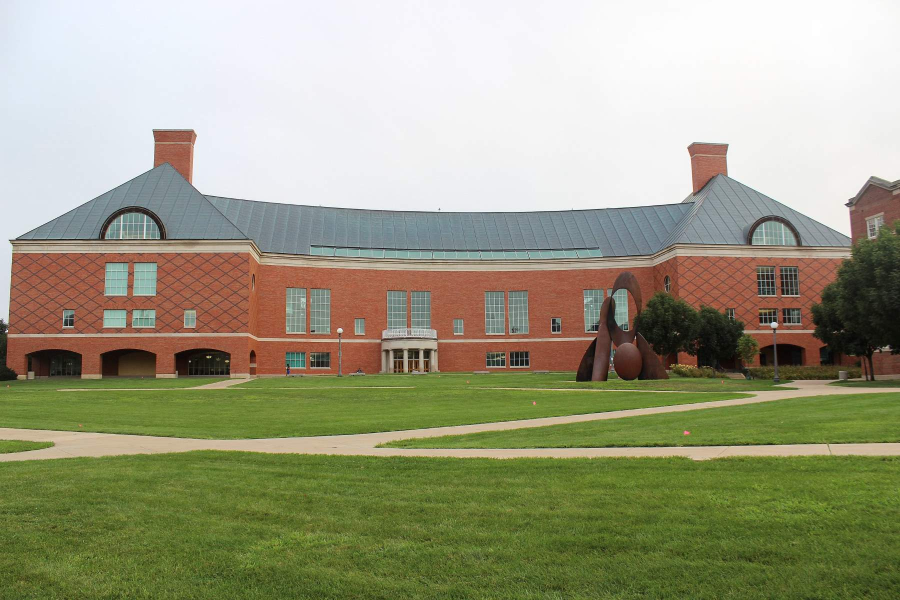
#> input picture grainger.jpg, 1800 x 1200 px (shown at 1/2 size)
$ jupyter execute final_project.ipynb
#> lines starting #> are read from the running program, lines starting #| are printed output that depends on the picture
[cell 1]
import numpy as np
import warnings
import cv2

## Preparation

[cell 2]
grainger_image = cv2.imread('grainger.jpg').astype(np.uint8)
#> grainger_image is the input picture: shape (1200, 1800, 3); mean B, G, R 129.6, 156.2, 156.3

## Naive Method: Increase blue channel

[cell 3]
blue_tint = np.array([0.5, 0.2, 0.1])
# Add a blue tint ot he image
blue_img = grainger_image * blue_tint

# Normalize image
blue_img_n = (255 * blue_img/blue_img.max()).astype(np.uint8)

gamma = 2
gamma_img = np.array(255 * (blue_img_n/255) ** gamma, dtype="uint8")
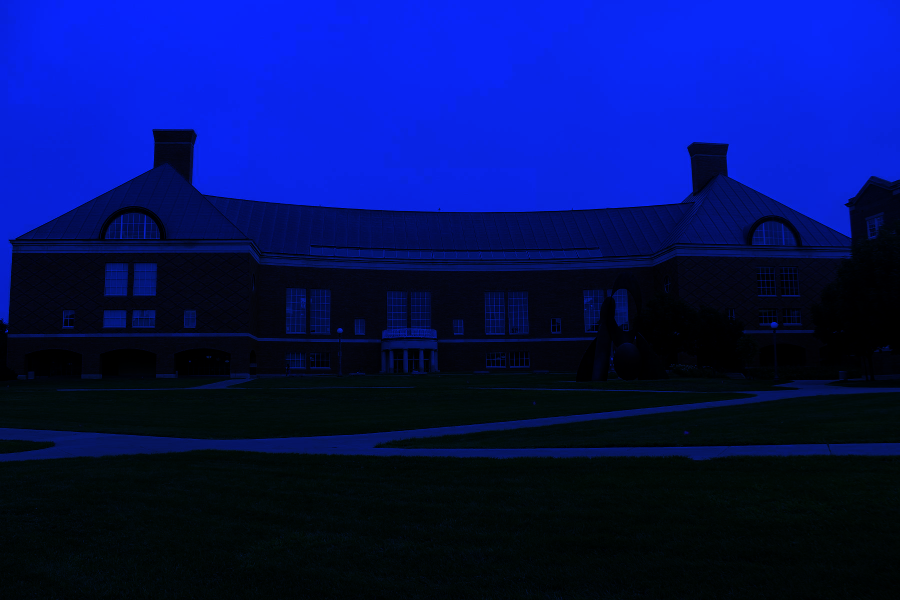
#> gamma_img: shape (1200, 1800, 3) (shown at 1/2 size); mean B, G, R 97.6, 17.6, 4.1
cv2.imwrite("night_final.png", gamma_img)
#> Out = True

## Intermediate Method

[cell 4]
def turn_day_to_night(image, alpha):
#> called with alpha = 0.7
    image_width, image_height, color_channels = image.shape
#> image_width = 1200; image_height = 1800; color_channels = 3
    # Convert image to XYZ color space
    xyz_image = cv2.cvtColor(image, cv2.COLOR_BGR2XYZ)
#> xyz_image: shape (1200, 1800, 3); mean of channels 0, 1, 2 143.7, 154.3, 140.5

    # For the Scotopic Luminance of the image
    x = xyz_image[:,:,0]
    y = xyz_image[:,:,1]
    z = xyz_image[:,:,2]
    scotopic_luminance = y * (1.33 * (1 + (y + z)/x) - 1.68)
    scotopic_luminance = np.clip(np.nan_to_num(scotopic_luminance), 0, 255).astype(np.uint8)

    # Create a scotopic luminance image with 3 color channels
    scotopic_lum_img = np.zeros((image_width, image_height, color_channels)).astype(np.uint8)
    blue = np.array([.9, .5, .5]).astype(np.float64)
    k = 1
    for c in range(color_channels):
        scotopic_lum_img[:,:,c] = scotopic_luminance * blue[c] * k
#> scotopic_lum_img: shape (1200, 1800, 3); mean of channels 0, 1, 2 175.3, 97.3, 97.3

    # Blend original and scotopic images pixel by pixel
    night_image = image * (1 - alpha) + scotopic_lum_img * alpha

    # Adjust contrast
    night_image = cv2.convertScaleAbs(night_image, alpha=0.8, beta=0)
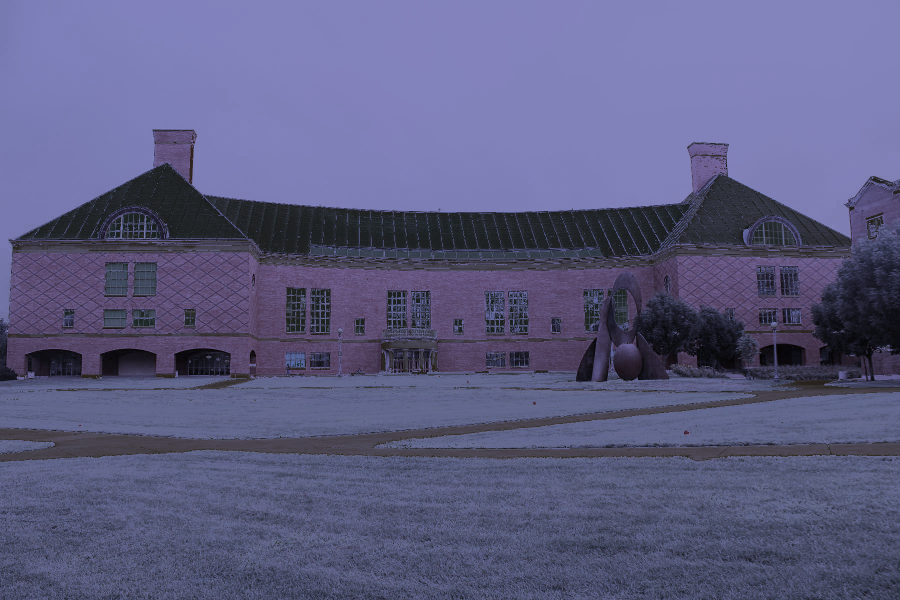
#> night_image: shape (1200, 1800, 3) (shown at 1/2 size); mean B, G, R 129.3, 92, 92.1

    # Adding Gaussian blur to image
    kernel_size = 5
    night_image = cv2.GaussianBlur(night_image, (kernel_size, kernel_size), 2)

    #Adding noise to image
    noise_filter = np.zeros((image_width, image_height, color_channels), np.uint8)
    cv2.randu(noise_filter,(0),(10))
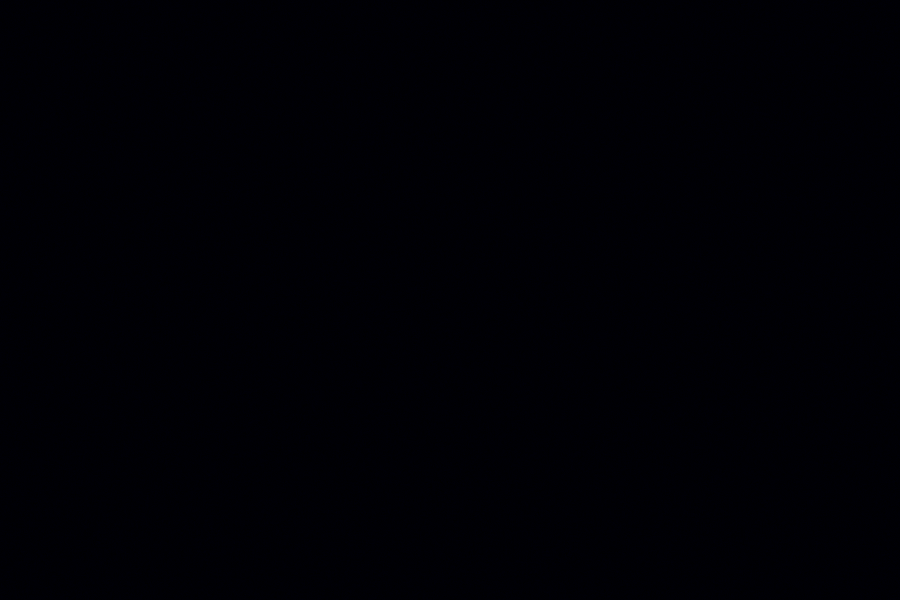
#> noise_filter: shape (1200, 1800, 3) (shown at 1/2 size); mean of channels 0, 1, 2 4.5, 0, 0; drawn as B, G, R

    result_image = night_image + noise_filter
    return result_image

[cell 5]
warnings.filterwarnings('ignore')

alpha = 0.7
night_image = turn_day_to_night(grainger_image, alpha)
cv2.imwrite("night_final.png", night_image)
#> Out = True

## Advanced Method: Remove illumination, decrease exposure, relight with night illuminants, and add noise

[cell 6]
''' We begin the Advanced Method by taking our source image as a demosaiced day image'''
I_day = grainger_image

Normalized image:
$$ \mathbf{I}_n = (\mathbf{I}_{day}-b_l) / (w_l-b_l) $$

[cell 7]
# The white level is the brightest pixel value in the image; The black level is the darkest pixel in the image
wl = np.max(np.sum(I_day, axis=2))
#> wl = 765
bl = np.min(np.sum(I_day, axis=2))
#> bl = 0

I_n = (I_day - bl) / (wl - bl)
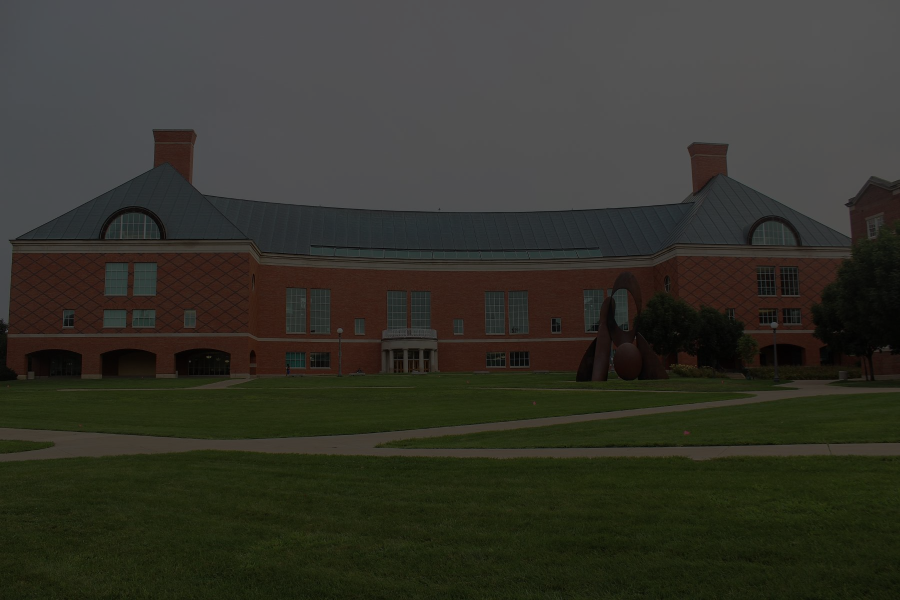
#> I_n: shape (1200, 1800, 3) float64 (shown at 1/2 size); mean B, G, R 0.169, 0.204, 0.204

cv2.imwrite("I_n.png", I_n * 255.0)
#> Out = True

White-balanced image:
$$ \mathbf{I}_w = \mathbf{I}_n\mathbf{L}_{day} $$
where
$$ {L}_{day} = diag(\frac{1}{b}, \frac{1}{g}, \frac{1}{g}, \frac{1}{r}) $$

[cell 8]
# As our image is a numpy array, we normalize the image using numpy functions for efficiency

# https://chat.openai.com/share/f90475c2-2156-42c5-afba-2b8a22fee9f1
L_day = np.identity(I_n.shape[-1])
#> L_day = [[1, 0, 0], [0, 1, 0], [0, 0, 1]]
I_w = I_n @ L_day

I_w = np.clip((I_n*1.0 / I_n.mean(axis=(0,1))), 0, 1)
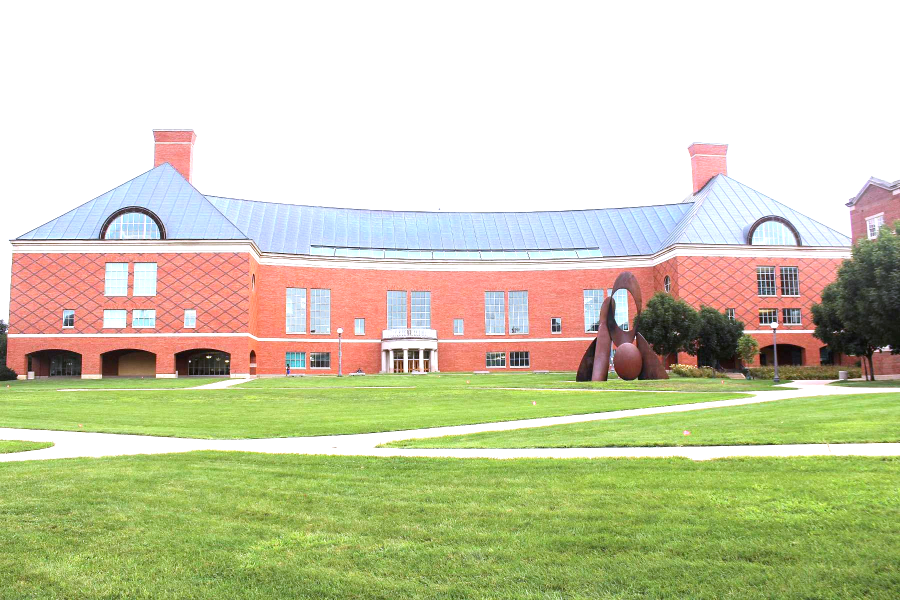
#> I_w: shape (1200, 1800, 3) float64 (shown at 1/2 size); mean B, G, R 0.676, 0.804, 0.801
cv2.imwrite("I_w.png", I_w * 255)
#> Out = True

### Lowering brightness

`D`: dictionary for the normalized mean intensity value of each Bayer image
(could just make list with index as key for the image)

[cell 9]
nighttime_images = np.array([I_day])

# contains normalized mean intensity values of each Bayer image
D = np.array([np.mean(img) / np.max(img) for img in nighttime_images])
#> D = [0.578]

# Hardcoded global scale factor for demonstration purposes
global_scale_factor_d = 0.3 #np.random.choice(D)
print(global_scale_factor_d)

I_e = I_w * global_scale_factor_d
cv2.imwrite("I_e.png", I_e * 255)
#> Out = True

### Adding illuminants

`L`: dictionary for nighttime illuminants

[cell 10]
# We first define a function for creating gaussian filters

# Made with help from chatgpt
def generate_2d_gaussian_array(shape, sigma=1.0, center=None):
    """
    Generate a 2-D Gaussian array.

    Parameters:
        shape (tuple): Shape of the output array.
        sigma (float): Standard deviation of the Gaussian filter.
        center (tuple): Center of the Gaussian filter. Default is None, which sets the center to the center of the array.

    Returns:
        numpy.ndarray: 2-D Gaussian array with the specified shape.
    """
    if center is None:
        center = (shape[0] // 2, shape[1] // 2)

    x, y = np.meshgrid(np.arange(shape[0]), np.arange(shape[1]))
    x -= center[0]
    y -= center[1]

    exponent = -(x**2 + y**2) / (2 * sigma**2)
    gaussian_array = np.exp(exponent) / (2 * np.pi * sigma**2)

    return gaussian_array

[cell 11]
i_r = np.zeros(I_e.shape)

# Define the nighttime illuminants
night_time_illuminant = [[.5, .3, .3], [0, 1, 1], [0, 1, 1]]

# Add masked illuminants to result image
M = generate_2d_gaussian_array((1800,1200),sigma=(500))

i_r[:,:,0] += (I_e * night_time_illuminant[0])[:,:,0] * 2
i_r[:,:,1] += (I_e * night_time_illuminant[0])[:,:,1] * 2
i_r[:,:,2] += (I_e * night_time_illuminant[0])[:,:,2] * 2


M = generate_2d_gaussian_array((1800,1200),sigma=(150), center=(200,600))
i_r[:,:,0] += (I_e * night_time_illuminant[1])[:,:,0]* M * 3e4
i_r[:,:,1] += (I_e * night_time_illuminant[1])[:,:,1] * M * 3e4
i_r[:,:,2] += (I_e * night_time_illuminant[1])[:,:,2] * M * 3e4

M = generate_2d_gaussian_array((1800,1200),sigma=(150), center=(1600,600))
i_r[:,:,0] += (I_e * night_time_illuminant[2])[:,:,0]* M * 3e4
i_r[:,:,1] += (I_e * night_time_illuminant[2])[:,:,1] * M * 3e4
i_r[:,:,2] += (I_e * night_time_illuminant[2])[:,:,2] * M * 3e4

M = generate_2d_gaussian_array((1800,1200),sigma=(150), center=(900,600))
i_r[:,:,0] += (I_e * night_time_illuminant[2])[:,:,0]* M * 3e4
i_r[:,:,1] += (I_e * night_time_illuminant[2])[:,:,1] * M * 3e4
i_r[:,:,2] += (I_e * night_time_illuminant[2])[:,:,2] * M * 3e4


cv2.imwrite("I_r.png", (i_r * 255))
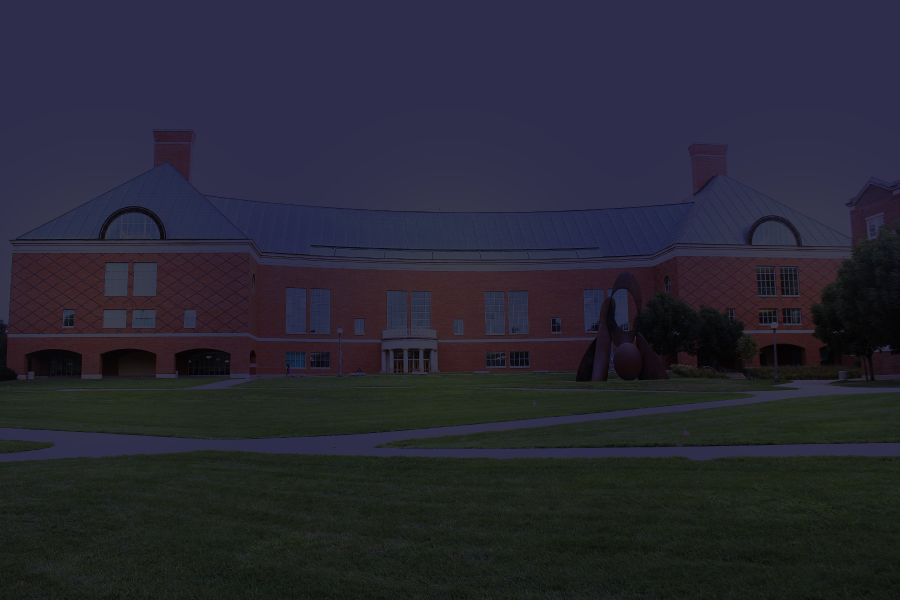
#> saved as I_r.png: shape (1200, 1800, 3) (shown at 1/2 size); mean B, G, R 51.5, 39, 39.1
#> Out = True

[cell 12]
i_night = i_r * (wl - bl) + bl
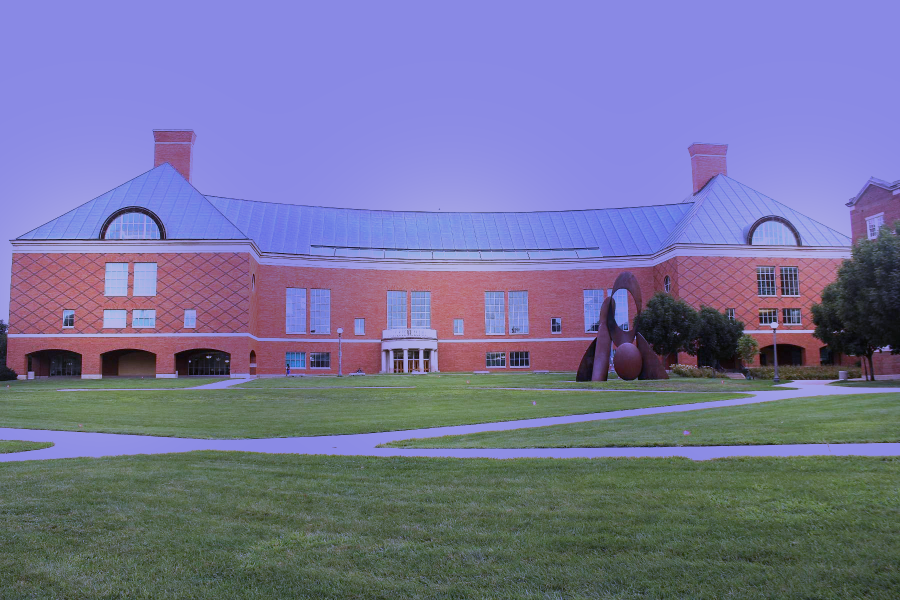
#> i_night: shape (1200, 1800, 3) float64 (shown at 1/2 size); mean B, G, R 155, 116.9, 117.3
cv2.imwrite("I_night.png", i_night)
#> Out = True

### Adding noise

[cell 13]
noise = np.random.normal(0,5, i_r.shape)
cv2.imwrite("I_noise.png", (i_night * 255) + noise)
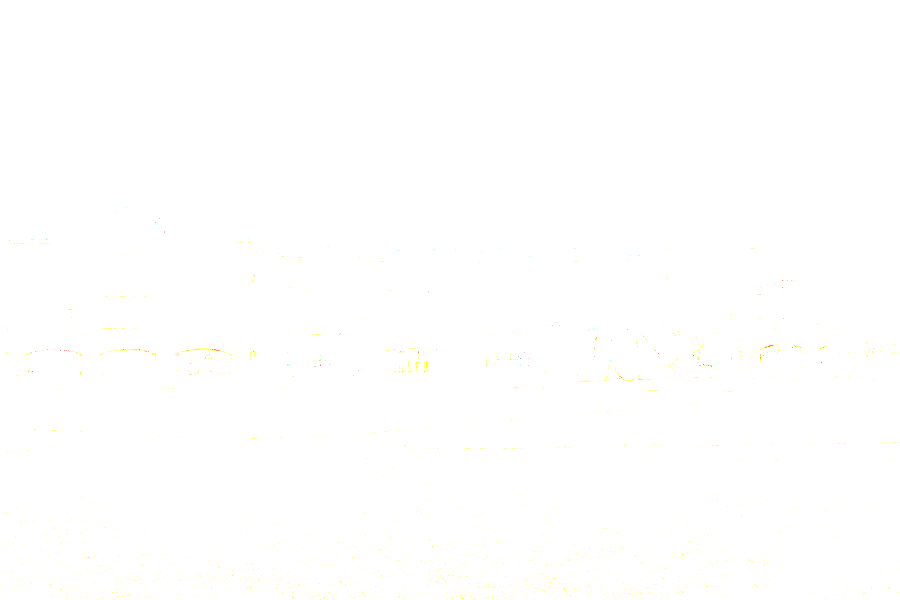
#> saved as I_noise.png: shape (1200, 1800, 3) (shown at 1/2 size); mean B, G, R 254.6, 255, 255
#> Out = True

$ run again, with I_w.jpg copied over grainger.jpg
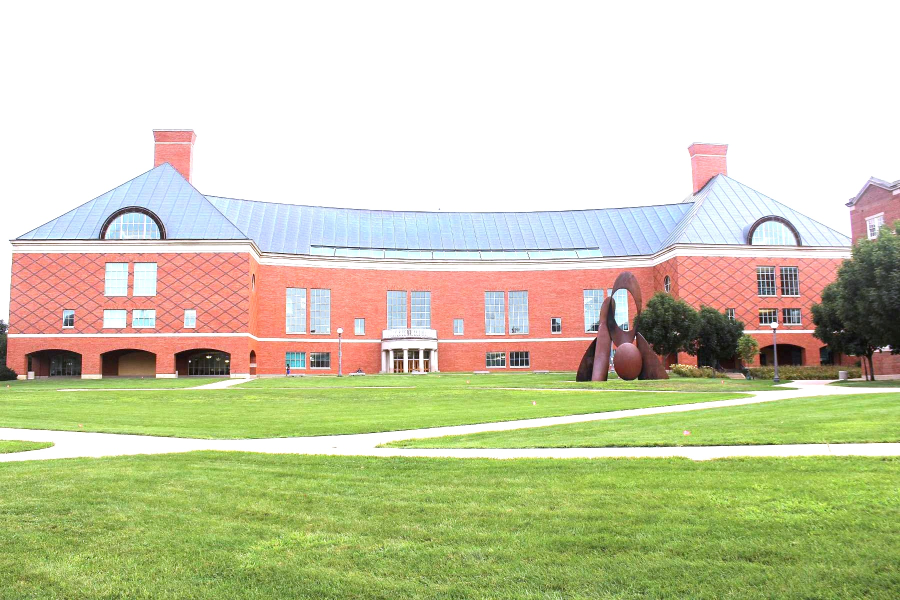
#> input picture I_w.jpg, 1800 x 1200 px (shown at 1/2 size)
#> grainger_image is the input picture: shape (1200, 1800, 3); mean B, G, R 172, 204.9, 204
#> `cv2.imwrite("night_final.png", gamma_img)`: Out = True
#> xyz_image: shape (1200, 1800, 3); mean of channels 0, 1, 2 188.3, 202.3, 181.9
#> wl = 765
#> bl = 1
#> `cv2.imwrite("I_n.png", I_n * 255.0)`: Out = True
#> `I_w = np.clip((I_n*1.0 / I_n.mean(axis=(0,1))), 0, 1)`:
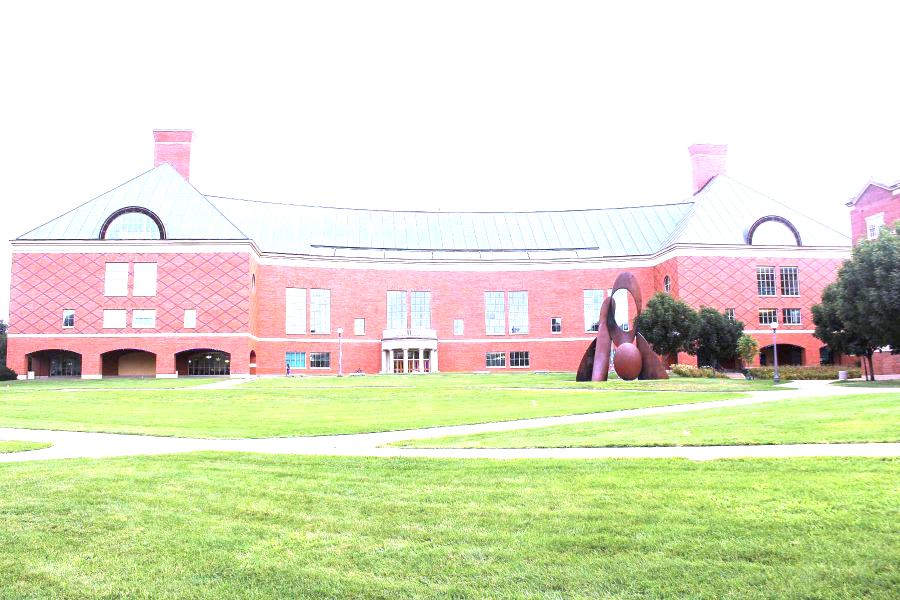
#> I_w: shape (1200, 1800, 3) float64 (shown at 1/2 size); mean B, G, R 0.774, 0.885, 0.876
#> D = [0.759]
#> `cv2.imwrite("I_e.png", I_e * 255)`: Out = True
#> `i_r[:,:,1] += (I_e * night_time_illuminant[2])[:,:,1] * M * 3e4`:
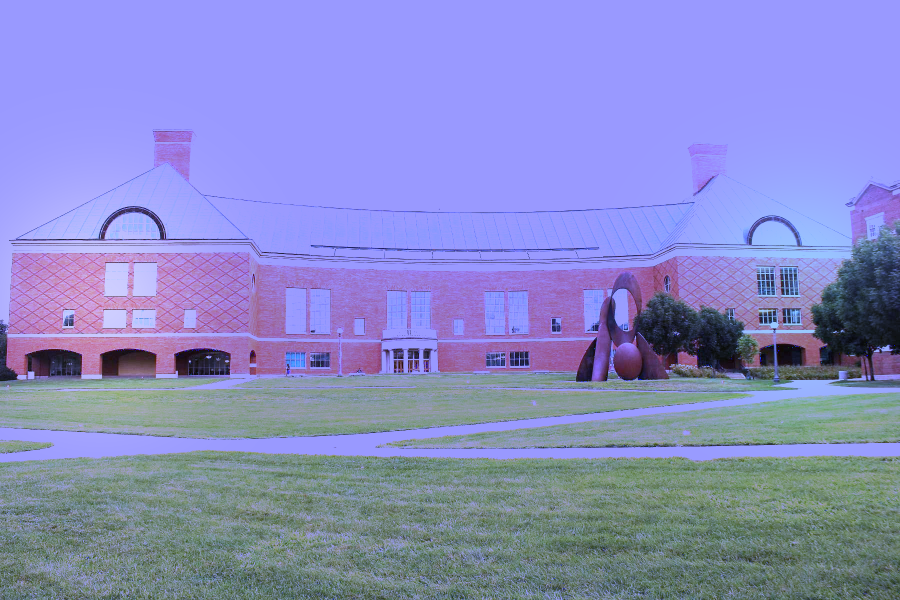
#> i_r: shape (1200, 1800, 3) float64 (shown at 1/2 size); mean B, G, R 0.232, 0.165, 0.161; drawn with min black and max white
